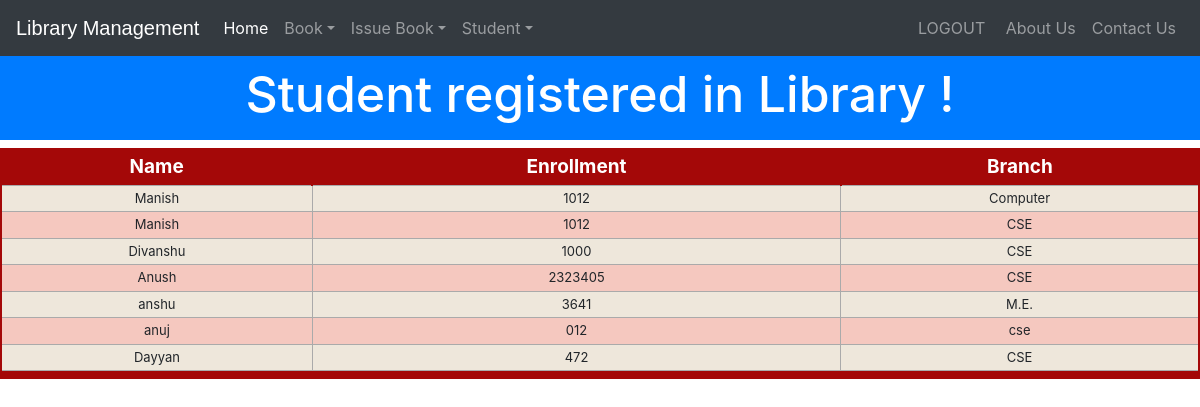
Screenshot of /viewstudent (signed in) with the database file from the repository.
### library/models.py (models this page shows, shortened)
class StudentExtra(models.Model):
    user=models.OneToOneField(User,on_delete=models.CASCADE)
    enrollment = models.CharField(max_length=40)
    branch = models.CharField(max_length=40)
    @property
    def get_name(self):
        return self.user.first_name

### library/views.py (the view)
# urls.py: path('viewstudent', views.viewstudent_view),
@login_required(login_url='adminlogin')
@user_passes_test(is_admin)
def viewstudent_view(request):
    students=models.StudentExtra.objects.all()
    return render(request,'library/viewstudent.html',{'students':students})

### library/views.py (called while the page is built)
def is_admin(user):
    if user.is_superuser or user.is_staff:
        return True
    else:
        return False

### templates/library/viewstudent.html (shortened to what this page needs)
<!DOCTYPE html>
<html lang="en" dir="ltr">
  <head>
  </head>
  <body>
    {% include "library/navbaradmin.html" %}
    <br>
    <br>
    <h3 class="p-3 mb-2 bg-primary text-white" style = 'font-size: 50px;text-align:center;'>Student registered in Library !</h3>
    {% if students%}
<table class="redTable">
<thead>
<tr>
<th>Name</th>
<th>Enrollment</th>
<th>Branch</th>
</tr>
</thead>
<tfoot>
<tr>
<td colspan="3">
</td>
</tr>
</tfoot>
<tbody>
  {% for s in students %}
    <tr>
      <td>{{s.get_name}}</td>
      <td>{{s.enrollment}}</td>
      <td>{{s.branch}}</td>
    </tr>
  {% endfor %}
</tbody>
</table>
{%else%}
<h1> No Student Registered in Library</h1>
{%endif%}
<br><br><br><br><br><br>
<br><br><br>
  {% include "library/footer.html" %}
  </body>
</html>

### templates/library/viewstudent.html (style rules this page uses)
table.redTable { border: 2px solid #A40808; background-color: #EEE7DB; width: 100%; text-align: center; border-collapse: collapse; }
table.redTable td, table.redTable th { border: 1px solid #AAAAAA; padding: 3px 2px; }
table.redTable tbody td { font-size: 13px; }
table.redTable tr:nth-child(even) { background: #F5C8BF; }
table.redTable thead { background: #A40808; }
table.redTable thead th { font-size: 19px; font-weight: bold; color: #FFFFFF; text-align: center; border-left: 2px solid #A40808; }
table.redTable thead th:first-child { border-left: none; }
table.redTable tfoot { font-size: 13px; font-weight: bold; color: #FFFFFF; background: #A40808; }
table.redTable tfoot td { font-size: 13px; }

### rows the page displays
StudentExtra: get_name "Manish", enrollment "1012", branch "Computer"
StudentExtra: get_name "Manish", enrollment "1012", branch "CSE"
StudentExtra: get_name "Divanshu", enrollment "1000", branch "CSE"
StudentExtra: get_name "Anush", enrollment "2323405", branch "CSE"
StudentExtra: get_name "anshu", enrollment "3641", branch "M.E."
StudentExtra: get_name "anuj", enrollment "012", branch "cse"
StudentExtra: get_name "Dayyan", enrollment "472", branch "CSE"
